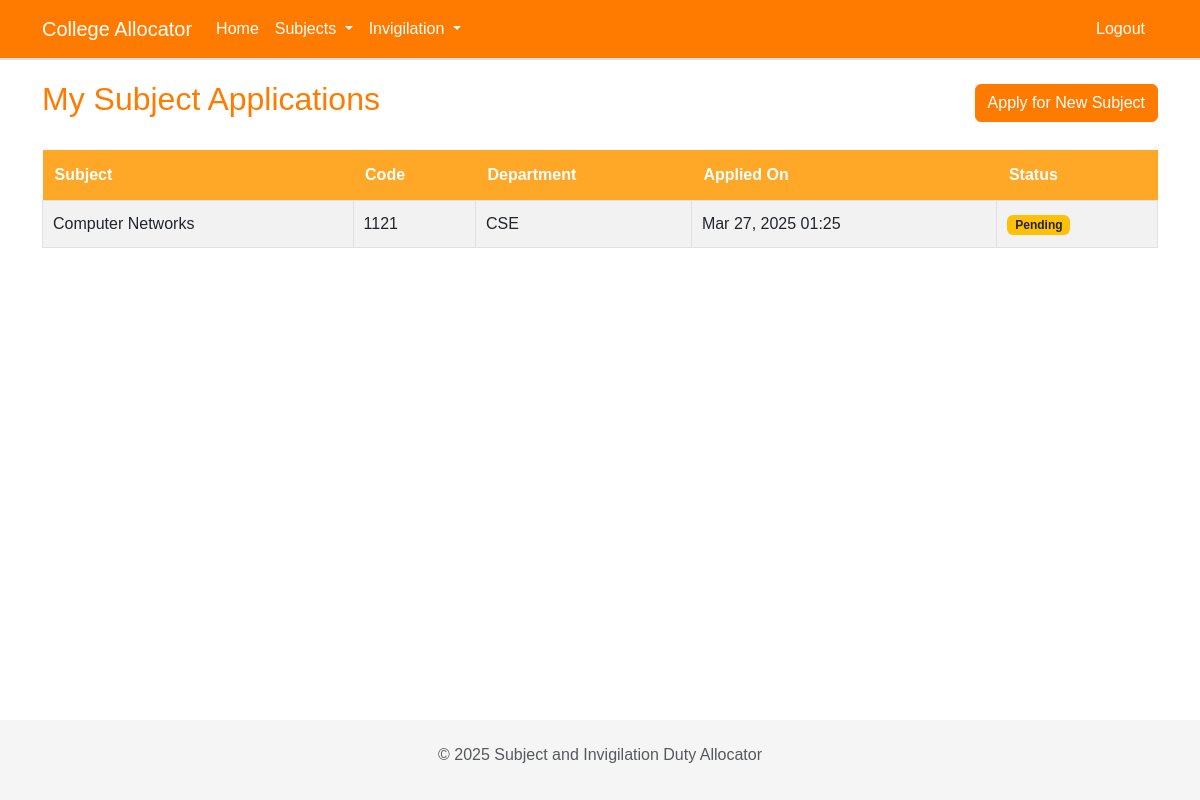
The app's page /my-applications/ (signed in) with its own data.
### core/models.py (models this page shows, shortened)
class Application(models.Model):
    teacher = models.ForeignKey(Teacher, on_delete=models.CASCADE)
    subject = models.ForeignKey(Subject, on_delete=models.CASCADE)
    timestamp = models.DateTimeField(auto_now_add=True)
    class Meta:
        unique_together = ('teacher', 'subject')

class Subject(models.Model):
    name = models.CharField(max_length=100)
    code = models.CharField(max_length=20)
    department = models.ForeignKey(Department, on_delete=models.CASCADE)
    required_expertise = models.TextField(help_text="Comma-separated list of required expertise areas")

class Department(models.Model):
    name = models.CharField(max_length=100)
    def __str__(self):
        return self.name

### core/views.py (the view)
# urls.py: path('my-applications/', views.my_applications, name='my-applications'),
@login_required
def my_applications(request):
    try:
        teacher = request.user.teacher
        applications = Application.objects.filter(teacher=teacher)
        return render(request, 'applications/my_applications.html', {'applications': applications})
    except Teacher.DoesNotExist:
        messages.error(request, "You must be registered as a teacher to view applications.")
        return redirect('home')

### core/templates/applications/my_applications.html (shortened to what this page needs)
{% extends 'base.html' %}
{% load static %}
{% block content %}
<div class="d-flex justify-content-between align-items-center mb-4">
    <h2>My Subject Applications</h2>
    <a href="{% url 'apply' %}" class="btn btn-primary">
        Apply for New Subject
    </a>
</div>
{% if applications %}
    <div class="table-responsive">
        <table class="table table-striped table-hover">
            <thead>
                <tr>
                    <th>Subject</th>
                    <th>Code</th>
                    <th>Department</th>
                    <th>Applied On</th>
                    <th>Status</th>
                </tr>
            </thead>
            <tbody>
                {% for application in applications %}
                <tr>
                    <td>{{ application.subject.name }}</td>
                    <td>{{ application.subject.code }}</td>
                    <td>{{ application.subject.department }}</td>
                    <td>{{ application.timestamp|date:"M d, Y H:i" }}</td>
                    <td>
                        {% if application.subject.allocation_set.exists %}
                            {% if application.subject.allocation_set.first.teacher == application.teacher %}
                                <span class="badge bg-success">Allocated to You</span>
                            {% else %}
                                <span class="badge bg-danger">Allocated to Someone Else</span>
                            {% endif %}
                        {% else %}
                            <span class="badge bg-warning text-dark">Pending</span>
                        {% endif %}
                    </td>
                </tr>
                {% endfor %}
            </tbody>
        </table>
    </div>
{% else %}
    <div class="alert alert-info">
        You haven't applied for any subjects yet.
    </div>
{% endif %}
{% endblock %}

### static/css/custom.css (style rules this page uses)
:root { --primary-color: #ff7b00; --secondary-color: #ffa726; --accent-color: #ff9800; --background-color: #ffffff; --text-color: #333333; --light-text-color: #666666; --border-color: #e0e0e0; }
body { background-color: var(--background-color); color: var(--text-color); font-family: 'Arial', sans-serif; line-height: 1.6; }
.btn-primary { background-color: var(--primary-color); border-color: var(--primary-color); color: white; }
h1, h2, h3, h4, h5, h6 { color: var(--primary-color); }
a { color: var(--accent-color); }
.table { border-collapse: collapse; width: 100%; }
.table th { background-color: var(--secondary-color); color: white; padding: 12px; text-align: left; }
.table td { border: 1px solid var(--border-color); padding: 10px; }

### records on screen
Application: subject.name "Computer Networks", subject.code "1121", subject.department "CSE", timestamp "Mar 27, 2025 01:25", shows "Pending"
